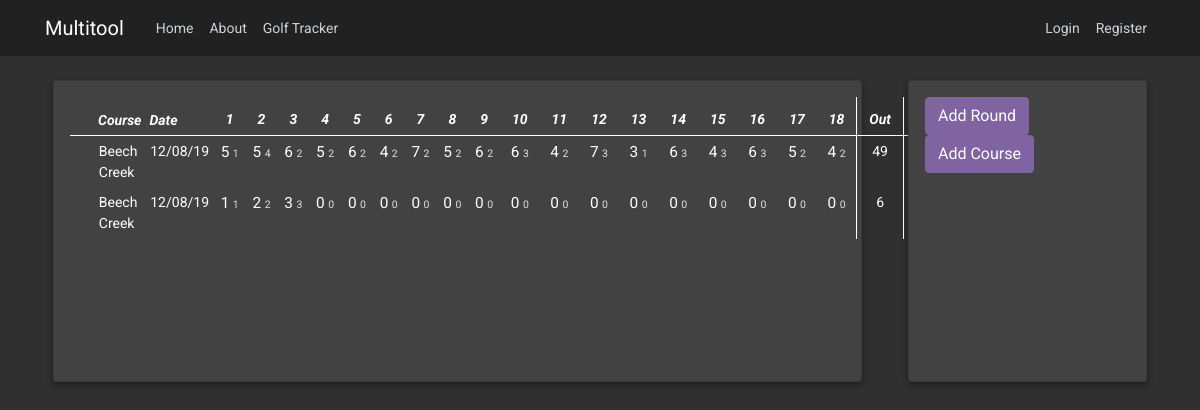
Page /golftracker on the committed database.
### multitool/models.py (models this page shows, shortened)
class Golf_Round(db.Model):
    id = db.Column(db.Integer, primary_key=True)
    description = db.Column(db.Text, nullable=False, default="N/A")
    date_played = db.Column(db.DateTime, nullable=False, default=datetime.utcnow)
    h1Score = db.Column(db.Integer)
    h2Score = db.Column(db.Integer)
    h3Score = db.Column(db.Integer)
    h4Score = db.Column(db.Integer)
    h5Score = db.Column(db.Integer)
    h6Score = db.Column(db.Integer)
    h7Score = db.Column(db.Integer)
    h8Score = db.Column(db.Integer)
    h9Score = db.Column(db.Integer)
    h10Score = db.Column(db.Integer)
    h11Score = db.Column(db.Integer)
    h12Score = db.Column(db.Integer)
    h13Score = db.Column(db.Integer)
    h14Score = db.Column(db.Integer)
    h15Score = db.Column(db.Integer)
    h16Score = db.Column(db.Integer)
    h17Score = db.Column(db.Integer)
    h18Score = db.Column(db.Integer)
    h1Putt = db.Column(db.Integer)
    h2Putt = db.Column(db.Integer)
    h3Putt = db.Column(db.Integer)
    h4Putt = db.Column(db.Integer)
    h5Putt = db.Column(db.Integer)
    h6Putt = db.Column(db.Integer)
    h7Putt = db.Column(db.Integer)
    h8Putt = db.Column(db.Integer)
    h9Putt = db.Column(db.Integer)
    h10Putt = db.Column(db.Integer)
    h11Putt = db.Column(db.Integer)
    h12Putt = db.Column(db.Integer)
    h13Putt = db.Column(db.Integer)
    h14Putt = db.Column(db.Integer)
    h15Putt = db.Column(db.Integer)
    h16Putt = db.Column(db.Integer)
    h17Putt = db.Column(db.Integer)
    h18Putt = db.Column(db.Integer)
    frontScore = db.Column(db.Integer)
    backScore = db.Column(db.Integer)
    totalScore = db.Column(db.Integer)
    course_played = db.Column(db.Text, nullable=False)

### multitool/golf/routes.py (the view)
@golf.route("/golftracker")
def golftracker():
    golf_rounds = Golf_Round.query.all()
    golf_courses = Golf_Course.query.all()
    return render_template('golftracker.html', title='Golf Tracker', golf_rounds=golf_rounds, golf_courses=golf_courses)

### multitool/templates/golftracker.html (shortened to what this page needs)
{% extends "layout.html" %}
{% block content %}
    <div class="row">
        <div class="col-md-9">
            <div class="card dark-card mb-5 mx-2">
                <div class="card-content">
                    <table class="table golf-table">
                        <thead>
                          <tr>
                            <th style="width: 2%;"></th>
                            <th scope="col" style="text-align: left; padding: 0.25rem; width: 20%;">Course</th>
                            <th scope="col" style="text-align: left; padding: 0.25rem;">Date</th>
                            <th scope="col">1</th>
                            <th scope="col">2</th>
                            <th scope="col">3</th>
                            <th scope="col">4</th>
                            <th scope="col">5</th>
                            <th scope="col">6</th>
                            <th scope="col">7</th>
                            <th scope="col">8</th>
                            <th scope="col">9</th>
                            <th scope="col">10</th>
                            <th scope="col">11</th>
                            <th scope="col">12</th>
                            <th scope="col">13</th>
                            <th scope="col">14</th>
                            <th scope="col">15</th>
                            <th scope="col">16</th>
                            <th scope="col">17</th>
                            <th scope="col">18</th>
                            <th scope="col" width="2%" class="golf-table-bordered">Out</th>
                            <th scope="col" width="2%" class="golf-table-bordered">In</th>
                            <th scope="col" width="2%" class="golf-table-bordered">Tot</th>
                          </tr>
                        </thead>
                        <tbody>
                            {% for golf_round in golf_rounds %}
                                <tr>
                                    <td></td>
                                    <td style="text-align: left;">{{ golf_round.course_played }}</td style="text-align: left;">
                                    <td style="text-align: left;">{{ golf_round.date_played.strftime('%m/%d/%y') }}</td style="text-align: left;">
                                    <td><span class="cell-score">{{ golf_round.h1Score }}</span> <span class="cell-putt"> {{ golf_round.h1Putt }}</span></td>
                                    <td><span class="cell-score">{{ golf_round.h2Score }}</span> <span class="cell-putt"> {{ golf_round.h2Putt }}</span></td>
                                    <td><span class="cell-score">{{ golf_round.h3Score }}</span> <span class="cell-putt"> {{ golf_round.h3Putt }}</span></td>
                                    <td><span class="cell-score">{{ golf_round.h4Score }}</span> <span class="cell-putt"> {{ golf_round.h4Putt }}</span></td>
                                    <td><span class="cell-score">{{ golf_round.h5Score }}</span> <span class="cell-putt"> {{ golf_round.h5Putt }}</span></td>
                                    <td><span class="cell-score">{{ golf_round.h6Score }}</span> <span class="cell-putt"> {{ golf_round.h6Putt }}</span></td>
                                    <td><span class="cell-score">{{ golf_round.h7Score }}</span> <span class="cell-putt"> {{ golf_round.h7Putt }}</span></td>
                                    <td><span class="cell-score">{{ golf_round.h8Score }}</span> <span class="cell-putt"> {{ golf_round.h8Putt }}</span></td>
                                    <td><span class="cell-score">{{ golf_round.h9Score }}</span> <span class="cell-putt"> {{ golf_round.h9Putt }}</span></td>
                                    <td><span class="cell-score">{{ golf_round.h10Score }}</span> <span class="cell-putt"> {{ golf_round.h10Putt }}</span></td>
                                    <td><span class="cell-score">{{ golf_round.h11Score }}</span> <span class="cell-putt"> {{ golf_round.h11Putt }}</span></td>
                                    <td><span class="cell-score">{{ golf_round.h12Score }}</span> <span class="cell-putt"> {{ golf_round.h12Putt }}</span></td>
                                    <td><span class="cell-score">{{ golf_round.h13Score }}</span> <span class="cell-putt"> {{ golf_round.h13Putt }}</span></td>
                                    <td><span class="cell-score">{{ golf_round.h14Score }}</span> <span class="cell-putt"> {{ golf_round.h14Putt }}</span></td>
                                    <td><span class="cell-score">{{ golf_round.h15Score }}</span> <span class="cell-putt"> {{ golf_round.h15Putt }}</span></td>
                                    <td><span class="cell-score">{{ golf_round.h16Score }}</span> <span class="cell-putt"> {{ golf_round.h16Putt }}</span></td>
                                    <td><span class="cell-score">{{ golf_round.h17Score }}</span> <span class="cell-putt"> {{ golf_round.h17Putt }}</span></td>
                                    <td><span class="cell-score">{{ golf_round.h18Score }}</span> <span class="cell-putt"> {{ golf_round.h18Putt }}</span></td>
                                    <td class="golf-table-bordered">{{ golf_round.frontScore }}</td>
                                    <td class="golf-table-bordered">{{ golf_round.backScore }}</td>
                                    <td class="golf-table-bordered">{{ golf_round.totalScore }}</td>
                                </tr>
                            {% endfor %}
                        </tbody>
                      </table>
                </div>
            </div>
        </div>
        <div class="col-md-3">
            <div class="card dark-card mb-5 mx-2">
                <div class="row card-content">
                    <div class="col-md-12">
                        <span style="padding-right: 0.5em;"><button type="button" class="btn btn-primary" data-toggle="modal" data-target="#addRoundModal" id="open-modal">Add Round</button></span>
                        <span><button type="button" class="btn btn-primary" data-toggle="modal" data-target="#addCourseModal" id="open-modal2">Add Course</button></span>
                    </div>
                </div>
            </div>
        </div>
    </div>
{% endblock content %}

### multitool/templates/layout.html (shortened to what this page needs)
<!DOCTYPE html>
<html>
<head>
    <link rel="stylesheet" href="https://maxcdn.bootstrapcdn.com/bootstrap/4.0.0/css/bootstrap.min.css">
    <link rel="stylesheet" type="text/css" href="{{ url_for('static', filename='main.css') }}">
</head>
<body>
    <header class="site-header">
      <nav class="navbar navbar-expand-md navbar-dark bg-steel fixed-top">
        <div class="container">
          <a class="navbar-brand mr-4" href="/">Multitool</a>
          <div class="collapse navbar-collapse" id="navbarToggle">
            <div class="navbar-nav mr-auto">
              <a class="nav-item nav-link" href="{{ url_for('main.home') }}">Home</a>
              <a class="nav-item nav-link" href="{{ url_for('main.about') }}">About</a>
              <a class="nav-item nav-link" href="{{ url_for('golf.golftracker') }}">Golf Tracker</a>
            </div>
            <div class="navbar-nav">
              {% if current_user.is_authenticated %}
                <a class="nav-item nav-link" href="{{ url_for('users.account') }}">Account</a>
                <a class="nav-item nav-link" href="{{ url_for('users.logout') }}">Logout</a>
              {% else %}
                <a class="nav-item nav-link" href="{{ url_for('users.login') }}">Login</a>
                <a class="nav-item nav-link" href="{{ url_for('users.register') }}">Register</a>
              {% endif %}
            </div>
          </div>
        </div>
      </nav>
    </header>
    <main role="main" class="container">
          {% block content %}{% endblock %}
    </main>
</body>
</html>

### multitool/static/main.css (style rules this page uses)
body { font-family: 'Roboto', sans-serif; font-size: 14px; background: #303030; color: #ffffff; margin-top: 5rem; }
.bg-steel { background-color: #212121 ; }
.site-header .navbar-nav .nav-link { color: #cbd5db; }
.btn-primary, .btn-primary:visited, .btn-primary:focus { background-color: #8064A2 !important; border-color: #8064A2 !important; box-shadow: 0 0 0 0 black !important; }
.dark-card { background: #424242; box-shadow: 0 3px 6px rgba(0,0,0,0.16), 0 3px 6px rgba(0,0,0,0.23); }
.card-content { min-height: 300px; color: #ffffff; -webkit-box-flex: 1; -ms-flex: 1 1 auto; flex: 1 1 auto; padding: 1rem; }
.table td { border-top: none; }
.table th { border-top: none; }
.table thead th { vertical-align: bottom; padding-bottom: 5px; border-bottom: 1px solid #fff; }
.golf-table th { text-align: center; font-style: italic; }
.golf-table td { padding: 0.3rem !important; text-align: center; }
.golf-table-bordered { border-right: 1px solid #fff; border-left: 1px solid #fff; }
.cell-score { font-size: 1.1em; }
.cell-putt { color: #DFDFDF; font-size: 0.75em; }

### rows in the picture
Golf_Round: course_played "Beech Creek", date_played "12/08/19", h1Score "5", h1Putt "1", h2Score "5", h2Putt "4", h3Score "6", h3Putt "2", h4Score "5", h4Putt "2", h5Score "6", h5Putt "2", h6Score "4", h6Putt "2", h7Score "7", h7Putt "2", h8Score "5", h8Putt "2", h9Score "6", h9Putt "2", h10Score "6", h10Putt "3", h11Score "4", h11Putt "2", h12Score "7", h12Putt "3", h13Score "3", h13Putt "1", h14Score "6", h14Putt "3", h15Score "4", h15Putt "3", h16Score "6", h16Putt "3", h17Score "5", h17Putt "2", h18Score "4", h18Putt "2", frontScore "49"
Golf_Round: course_played "Beech Creek", date_played "12/08/19", h1Score "1", h1Putt "1", h2Score "2", h2Putt "2", h3Score "3", h3Putt "3", h4Score "0", h4Putt "0", h5Score "0", h5Putt "0", h6Score "0", h6Putt "0", h7Score "0", h7Putt "0", h8Score "0", h8Putt "0", h9Score "0", h9Putt "0", h10Score "0", h10Putt "0", h11Score "0", h11Putt "0", h12Score "0", h12Putt "0", h13Score "0", h13Putt "0", h14Score "0", h14Putt "0", h15Score "0", h15Putt "0", h16Score "0", h16Putt "0", h17Score "0", h17Putt "0", h18Score "0", h18Putt "0", frontScore "6"
